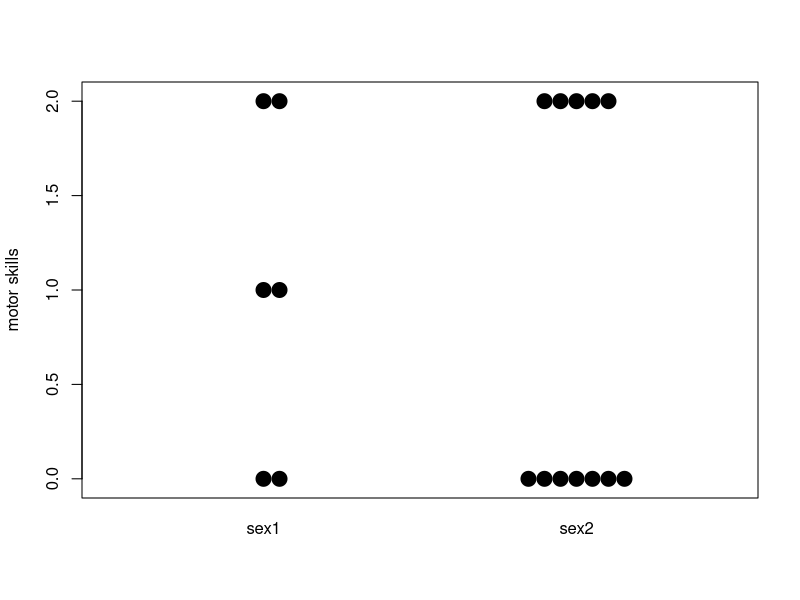
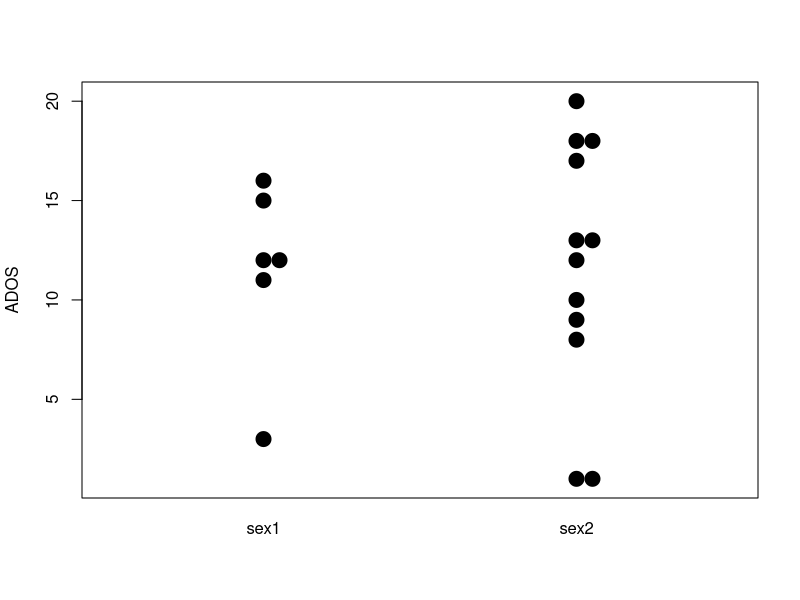
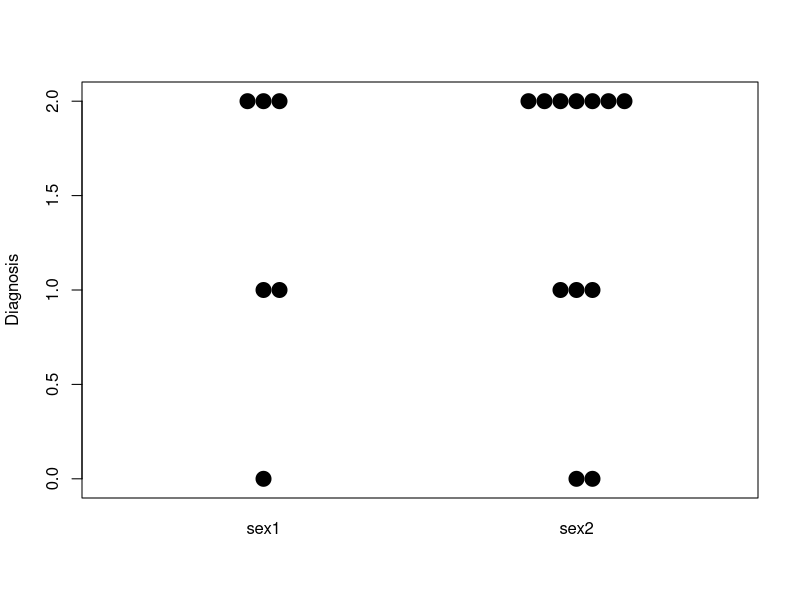
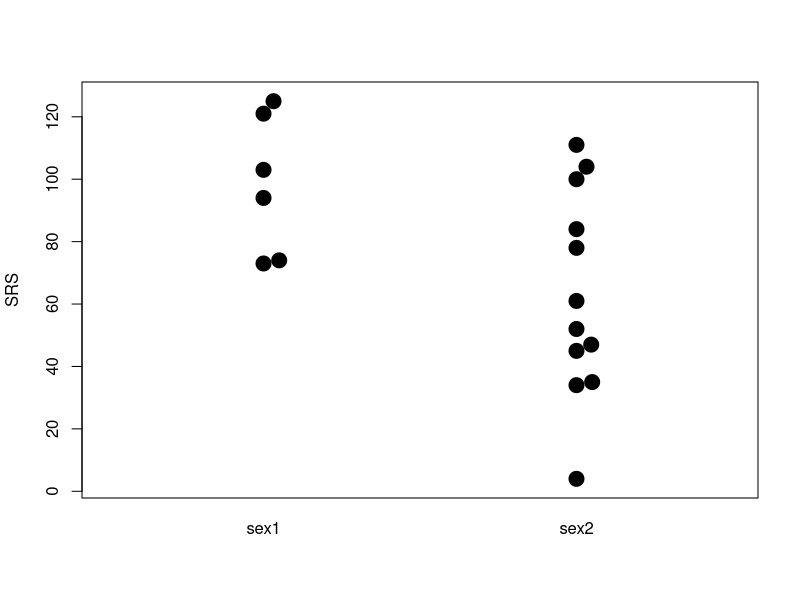
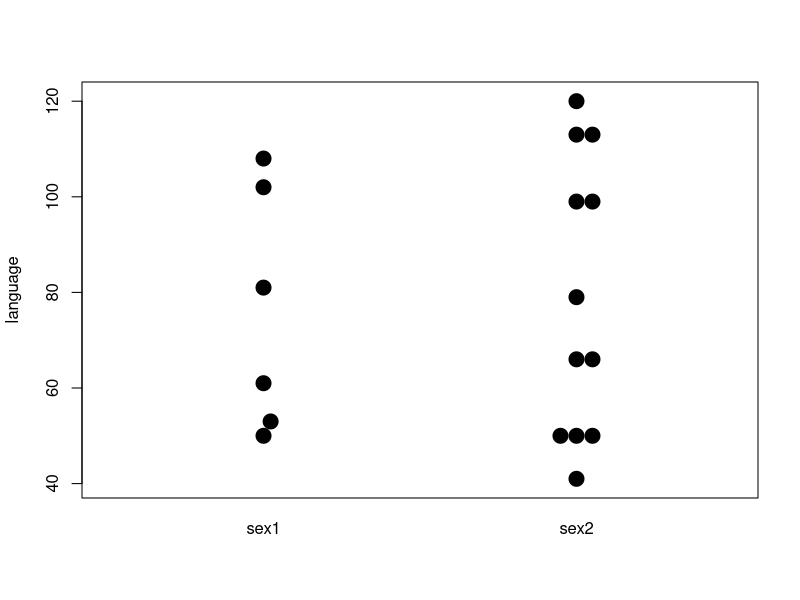
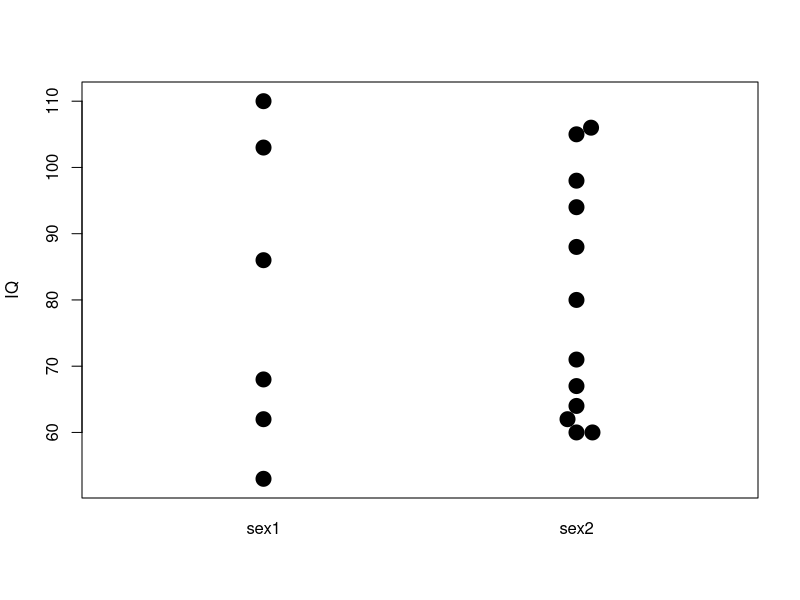
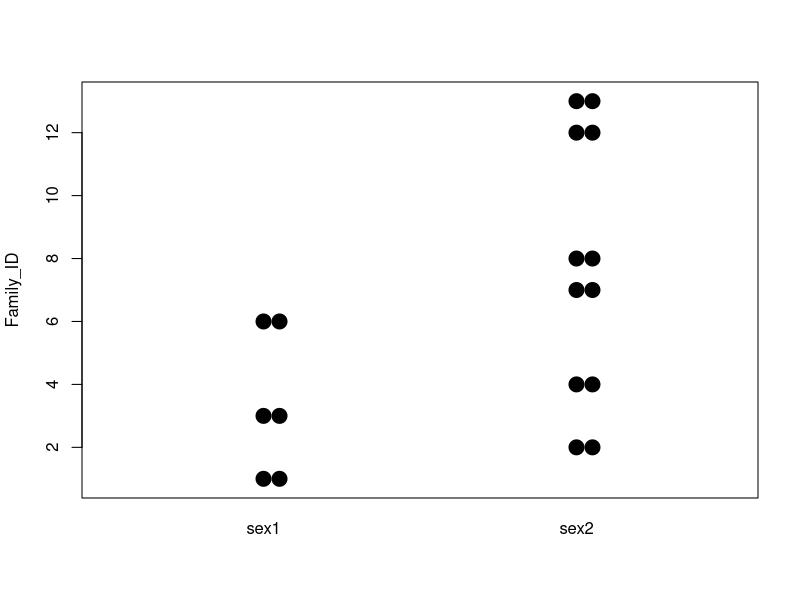
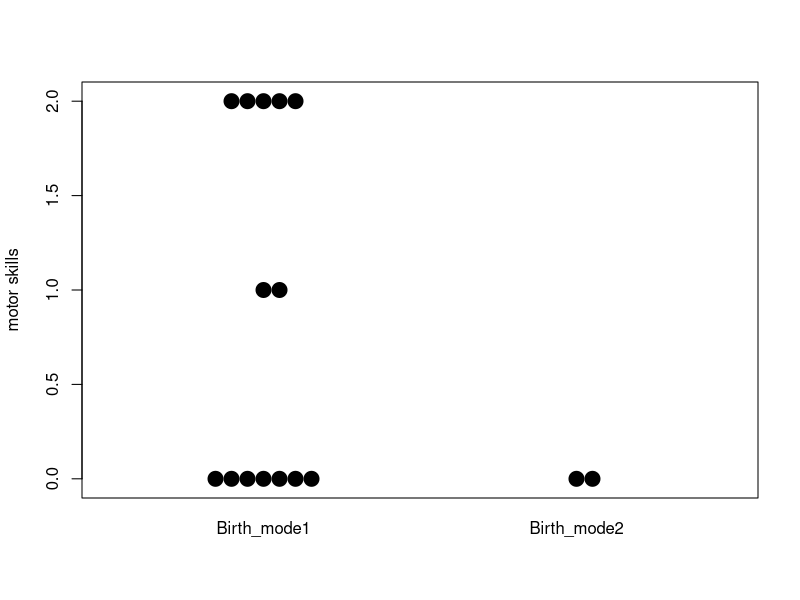

Source code (R) for these figures, in order:
## ---- chunk 1

suppressPackageStartupMessages({
  library("RColorBrewer")
  library("gplots")
  library("ggplot2")
  library("beeswarm")
})

## ---- chunk 2

x <- read.csv("ASD_EPIC_DATA/ASD_blood_summarysheet.csv")

## ---- chunk 3

table(x$Sex)
length(which(x$Sex==1))
length(which(x$Sex==2))

message("sex-motorskills")
wilcox.test(subset(x,Sex==1)$Motor_skills,subset(x,Sex==2)$Motor_skills)
l <- list("sex1"=subset(x,Sex==1)$Motor_skills,"sex2"=subset(x,Sex==2)$Motor_skills)
beeswarm(l,ylab="motor skills",cex=2,pch=19)

message("sex-ados")
wilcox.test(subset(x,Sex==1)$Social_interaction_on_ADOS,subset(x,Sex==2)$Social_interaction_on_ADOS)
l <- list("sex1"=subset(x,Sex==1)$Social_interaction_on_ADOS,"sex2"=subset(x,Sex==2)$Social_interaction_on_ADOS)
beeswarm(l,ylab="ADOS",cex=2,pch=19)

message("sex-diagnosis")
wilcox.test(subset(x,Sex==1)$Diagnosis,subset(x,Sex==2)$Diagnosis)
l <- list("sex1"=subset(x,Sex==1)$Diagnosis,"sex2"=subset(x,Sex==2)$Diagnosis)
beeswarm(l,ylab="Diagnosis",cex=2,pch=19)

message("sex-srs")
wilcox.test(subset(x,Sex==1)$SRS_social_scores,subset(x,Sex==2)$SRS_social_scores)
l <- list("sex1"=subset(x,Sex==1)$SRS_social_scores,"sex2"=subset(x,Sex==2)$SRS_social_scores)
beeswarm(l,ylab="SRS",cex=2,pch=19)

message("sex-language")
wilcox.test(subset(x,Sex==1)$language,subset(x,Sex==2)$language)
l <- list("sex1"=subset(x,Sex==1)$language,"sex2"=subset(x,Sex==2)$language)
beeswarm(l,ylab="language",cex=2,pch=19)

message("sex-IQ")
wilcox.test(subset(x,Sex==1)$IQ,subset(x,Sex==2)$IQ)
l <- list("sex1"=subset(x,Sex==1)$IQ,"sex2"=subset(x,Sex==2)$IQ)
beeswarm(l,ylab="IQ",cex=2,pch=19)

message("sex-famID")
wilcox.test(subset(x,Sex==1)$Family_ID,subset(x,Sex==2)$Family_ID)
l <- list("sex1"=subset(x,Sex==1)$Family_ID,"sex2"=subset(x,Sex==2)$Family_ID)
beeswarm(l,ylab="Family_ID",cex=2,pch=19)

## ---- chunk 4

table(x$Birth_mode)

message("birthmode-motorskills")
wilcox.test(subset(x,Birth_mode==1)$Motor_skills,subset(x,Birth_mode==2)$Motor_skills)
l <- list("Birth_mode1"=subset(x,Birth_mode==1)$Motor_skills,"Birth_mode2"=subset(x,Birth_mode==2)$Motor_skills)
beeswarm(l,ylab="motor skills",cex=2,pch=19)

message("Birth_mode-ados")
wilcox.test(subset(x,Birth_mode==1)$Social_interaction_on_ADOS,subset(x,Birth_mode==2)$Social_interaction_on_ADOS)
l <- list("Birth_mode1"=subset(x,Birth_mode==1)$Social_interaction_on_ADOS,"Birth_mode2"=subset(x,Birth_mode==2)$Social_interaction_on_ADOS)
beeswarm(l,ylab="ADOS",cex=2,pch=19)

message("Birth_mode-diagnosis")
wilcox.test(subset(x,Birth_mode==1)$Diagnosis,subset(x,Birth_mode==2)$Diagnosis)
l <- list("Birth_mode1"=subset(x,Birth_mode==1)$Diagnosis,"Birth_mode2"=subset(x,Birth_mode==2)$Diagnosis)
beeswarm(l,ylab="Diagnosis",cex=2,pch=19)

message("Birth_mode-srs")
wilcox.test(subset(x,Birth_mode==1)$SRS_social_scores,subset(x,Birth_mode==2)$SRS_social_scores)
l <- list("Birth_mode1"=subset(x,Birth_mode==1)$SRS_social_scores,"Birth_mode2"=subset(x,Birth_mode==2)$SRS_social_scores)
beeswarm(l,ylab="SRS",cex=2,pch=19)

message("Birth_mode-language")
wilcox.test(subset(x,Birth_mode==1)$language,subset(x,Birth_mode==2)$language)
l <- list("Birth_mode1"=subset(x,Birth_mode==1)$language,"Birth_mode2"=subset(x,Birth_mode==2)$language)
beeswarm(l,ylab="language",cex=2,pch=19)

message("Birth_mode-IQ")
wilcox.test(subset(x,Birth_mode==1)$IQ,subset(x,Birth_mode==2)$IQ)
l <- list("Birth_mode1"=subset(x,Birth_mode==1)$IQ,"Birth_mode2"=subset(x,Birth_mode==2)$IQ)
beeswarm(l,ylab="IQ",cex=2,pch=19)

message("Birth_mode-famID")
wilcox.test(subset(x,Birth_mode==1)$Family_ID,subset(x,Birth_mode==2)$Family_ID)
l <- list("Birth_mode1"=subset(x,Birth_mode==1)$Family_ID,"Birth_mode2"=subset(x,Birth_mode==2)$Family_ID)
beeswarm(l,ylab="Family_ID",cex=2,pch=19)

## ---- chunk 5

# Help_breathing_start-motorskills
wilcox.test(subset(x,Help_breathing_start==0)$Motor_skills,subset(x,Help_breathing_start==1)$Motor_skills)
l <- list("Help_breathing_start1"=subset(x,Help_breathing_start==0)$Motor_skills,"Help_breathing_start2"=subset(x,Help_breathing_start==1)$Motor_skills)
beeswarm(l,ylab="motor skills",cex=2,pch=19)

#Help_breathing_start-ados
wilcox.test(subset(x,Help_breathing_start==0)$Social_interaction_on_ADOS,subset(x,Help_breathing_start==1)$Social_interaction_on_ADOS)
l <- list("Help_breathing_start1"=subset(x,Help_breathing_start==0)$Social_interaction_on_ADOS,"Help_breathing_start2"=subset(x,Help_breathing_start==1)$Social_interaction_on_ADOS)
beeswarm(l,ylab="ADOS",cex=2,pch=19)

#Help_breathing_start-diagnosis
wilcox.test(subset(x,Help_breathing_start==0)$Diagnosis,subset(x,Help_breathing_start==1)$Diagnosis)
l <- list("Help_breathing_start1"=subset(x,Help_breathing_start==0)$Diagnosis,"Help_breathing_start2"=subset(x,Help_breathing_start==1)$Diagnosis)
beeswarm(l,ylab="Diagnosis",cex=2,pch=19)

#Help_breathing_start-srs 
wilcox.test(subset(x,Help_breathing_start==0)$SRS_social_scores,subset(x,Help_breathing_start==1)$SRS_social_scores)
l <- list("Help_breathing_start1"=subset(x,Help_breathing_start==0)$SRS_social_scores,"Help_breathing_start2"=subset(x,Help_breathing_start==1)$SRS_social_scores)
beeswarm(l,ylab="SRS",cex=2,pch=19)

#Help_breathing_start-language
wilcox.test(subset(x,Help_breathing_start==0)$language,subset(x,Help_breathing_start==1)$language)
l <- list("Help_breathing_start1"=subset(x,Help_breathing_start==0)$language,"Help_breathing_start2"=subset(x,Help_breathing_start==1)$language)
beeswarm(l,ylab="language",cex=2,pch=19)

#Help_breathing_start-IQ      
wilcox.test(subset(x,Help_breathing_start==0)$IQ,subset(x,Help_breathing_start==1)$IQ)
l <- list("Help_breathing_start1"=subset(x,Help_breathing_start==0)$IQ,"Help_breathing_start2"=subset(x,Help_breathing_start==1)$IQ)
beeswarm(l,ylab="IQ",cex=2,pch=19)

#Help_breathing_start-famID
wilcox.test(subset(x,Help_breathing_start==0)$Family_ID,subset(x,Help_breathing_start==1)$Family_ID)
l <- list("Help_breathing_start1"=subset(x,Help_breathing_start==0)$Family_ID,"Help_breathing_start2"=subset(x,Help_breathing_start==1)$Family_ID)
beeswarm(l,ylab="Family_ID",cex=2,pch=19)

## ---- chunk 6

table(x$Birth_complications)

message("birthmode-motorskills")
wilcox.test(subset(x,Birth_complications==0)$Motor_skills,subset(x,Birth_complications>0)$Motor_skills)
l <- list("Birth_complications1"=subset(x,Birth_complications==0)$Motor_skills,"Birth_complications2"=subset(x,Birth_complications>0)$Motor_skills)
beeswarm(l,ylab="motor skills",cex=2,pch=19)

message("Birth_complications-ados")
wilcox.test(subset(x,Birth_complications==0)$Social_interaction_on_ADOS,subset(x,Birth_complications>0)$Social_interaction_on_ADOS)
l <- list("No_Birth_complications"=subset(x,Birth_complications==0)$Social_interaction_on_ADOS,"Birth_complications"=subset(x,Birth_complications>0)$Social_interaction_on_ADOS)
beeswarm(l,ylab="ADOS",cex=2,pch=19)

message("Birth_complications-diagnosis")
wilcox.test(subset(x,Birth_complications==0)$Diagnosis,subset(x,Birth_complications>0)$Diagnosis)
l <- list("No_Birth_complications"=subset(x,Birth_complications==0)$Diagnosis,"Birth_complications"=subset(x,Birth_complications>0)$Diagnosis)
beeswarm(l,ylab="Diagnosis",cex=2,pch=19)

message("Birth_complications-srs")
wilcox.test(subset(x,Birth_complications==0)$SRS_social_scores,subset(x,Birth_complications>0)$SRS_social_scores)
l <- list("No_Birth_complications"=subset(x,Birth_complications==0)$SRS_social_scores,"Birth_complications"=subset(x,Birth_complications>0)$SRS_social_scores)
beeswarm(l,ylab="SRS",cex=2,pch=19)

message("Birth_complications-language")
wilcox.test(subset(x,Birth_complications==0)$language,subset(x,Birth_complications>0)$language)
l <- list("No_Birth_complications"=subset(x,Birth_complications==0)$language,"Birth_complications"=subset(x,Birth_complications>0)$language)
beeswarm(l,ylab="language",cex=2,pch=19)

message("Birth_complications-IQ")
wilcox.test(subset(x,Birth_complications==0)$IQ,subset(x,Birth_complications>0)$IQ)
l <- list("No_Birth_complications"=subset(x,Birth_complications==0)$IQ,"Birth_complications"=subset(x,Birth_complications>0)$IQ)
beeswarm(l,ylab="IQ",cex=2,pch=19)

message("Birth_complications-famID")
wilcox.test(subset(x,Birth_complications==0)$Family_ID,subset(x,Birth_complications>0)$Family_ID)
l <- list("No_Birth_complications"=subset(x,Birth_complications==0)$Family_ID,"Birth_complications"=subset(x,Birth_complications>0)$Family_ID)
beeswarm(l,ylab="Family_ID",cex=2,pch=19)

## ---- chunk 7

x$gestational_age
summary(x$gestational_age)
hist(x$gestational_age)

message("gestational_age-motor_skills")
mylm <- lm(x$Motor_skills ~ x$gestational_age)
summary(mylm)
plot(x$gestational_age,x$Motor_skills,cex=2,pch=19)
abline(mylm,col="red",lty=2,lwd=2)

message("gestational_age-ADOS")
mylm <- lm(x$Social_interaction_on_ADOS ~ x$gestational_age)
summary(mylm)
plot(x$gestational_age,x$Social_interaction_on_ADOS,cex=2,pch=19)
abline(mylm,col="red",lty=2,lwd=2)

message("gestational_age-Diagnosis")
mylm <- lm(x$Diagnosis ~ x$gestational_age)
summary(mylm)
plot(x$gestational_age,x$Diagnosis,cex=2,pch=19)
abline(mylm,col="red",lty=2,lwd=2)

message("gestational_age-SRS")
mylm <- lm(x$SRS_social_scores ~ x$gestational_age)
summary(mylm)
plot(x$gestational_age,x$SRS_social_scores,cex=2,pch=19)
abline(mylm,col="red",lty=2,lwd=2)

message("gestational_age-language")
mylm <- lm(x$language ~ x$gestational_age)
summary(mylm)
plot(x$gestational_age,x$language,cex=2,pch=19)
abline(mylm,col="red",lty=2,lwd=2)

message("gestational_age-IQ")
mylm <- lm(x$IQ ~ x$gestational_age)
summary(mylm)
plot(x$gestational_age,x$IQ,cex=2,pch=19)
abline(mylm,col="red",lty=2,lwd=2)

## ---- chunk 8

x$Birth_weight.g.
summary(x$Birth_weight.g.)
hist(x$Birth_weight.g.)

message("birthweight-motor_skills")
mylm <- lm(x$Motor_skills ~ x$Birth_weight.g.)
summary(mylm)
plot(x$Birth_weight.g.,x$Motor_skills,cex=2,pch=19)
abline(mylm,col="red",lty=2,lwd=2)

message("Birth_weight.g.-ADOS")
mylm <- lm(x$Social_interaction_on_ADOS ~ x$Birth_weight.g.)
summary(mylm)
plot(x$Birth_weight.g.,x$Social_interaction_on_ADOS,cex=2,pch=19)
abline(mylm,col="red",lty=2,lwd=2)

message("Birth_weight.g.-Diagnosis")
mylm <- lm(x$Diagnosis ~ x$Birth_weight.g.)
summary(mylm)
plot(x$Birth_weight.g.,x$Diagnosis,cex=2,pch=19)
abline(mylm,col="red",lty=2,lwd=2)

message("Birth_weight.g.-SRS")
mylm <- lm(x$SRS_social_scores ~ x$Birth_weight.g.)
summary(mylm)
plot(x$Birth_weight.g.,x$SRS_social_scores,cex=2,pch=19)
abline(mylm,col="red",lty=2,lwd=2)

message("Birth_weight.g.-language")
mylm <- lm(x$language ~ x$Birth_weight.g.)
summary(mylm)
plot(x$Birth_weight.g.,x$language,cex=2,pch=19)
abline(mylm,col="red",lty=2,lwd=2)

message("Birth_weight.g.-IQ")
mylm <- lm(x$IQ ~ x$Birth_weight.g.)
summary(mylm)
plot(x$Birth_weight.g.,x$IQ,cex=2,pch=19)
abline(mylm,col="red",lty=2,lwd=2)

## ---- chunk 9

sessionInfo()
